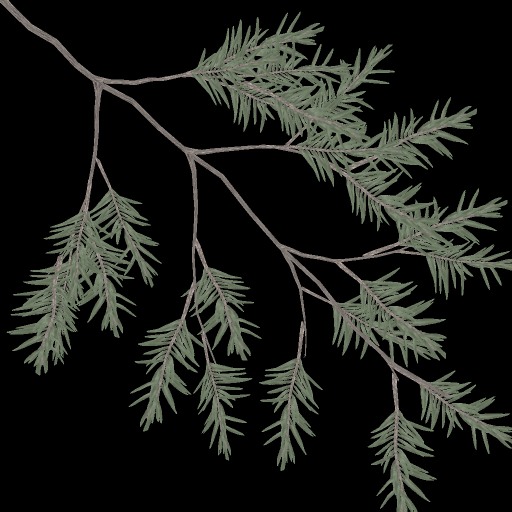
#> input picture assets/trees/authored_pine_albedo.png, 1024 x 1024 px, found by its file name (shown at 1/2 size)
$ python twig_part.py
#> lines starting #> are read from the running program, lines starting #| are printed output that depends on the picture; after the words box and inside, x2 and y2 are one past the last pixel; in counts of white or black regions, pixels touching at a corner belong together
#!/usr/bin/env python3
"""Bake the opaque twig part: the needle texture's alpha silhouette as
triangles, in the texture's own UV space.

Every crown frond of the three fir archetypes maps the whole of
authored_pine_albedo.png onto a bent eight-triangle card. This part is that
same twig as real geometry: tree_assets.rs places one copy per frond (136 per
tree) by mapping each part vertex from UV space onto its card, so the crown
needs no alpha test (SIDEWAYS_TREE_CROWN=opaque).

Output: assets/meshes/pine_twig_part.kmesh, one surface. Positions are
(u, v, 0), UVs are (u, v), normals +Z. Needs numpy, opencv-python, shapely>=2.1.

    python3 games/sideways/tools/twig_part.py            # default fidelity
    python3 games/sideways/tools/twig_part.py --res 512 --eps 1.2
"""
import argparse, struct
from pathlib import Path

import cv2
import numpy as np
import shapely
from shapely.geometry import Polygon
from shapely.validation import make_valid

GAME = Path(__file__).resolve().parents[1]
CUTOFF = 0.42  # raster.wgsl alpha_cut for the crown (view.extra.x)


def polygons(alpha, res, eps, cut=CUTOFF):
    """Opaque region of the alpha mask at `res`, as simplified polygons with
    holes, in pixel units of `res` (pixel i spans [i, i+1])."""
    a = cv2.resize(alpha.astype(np.float32) / 255.0, (res, res), interpolation=cv2.INTER_AREA)
    mask = (a >= cut).astype(np.uint8)
    contours, hierarchy = cv2.findContours(mask, cv2.RETR_CCOMP, cv2.CHAIN_APPROX_NONE)
    hierarchy = hierarchy[0]
    out = []
    ring = lambda c: cv2.approxPolyDP(c, eps, True)[:, 0, :].astype(np.float64) + 0.5
    for i, c in enumerate(contours):
        if hierarchy[i][3] != -1:
            continue
        shell = ring(c)
        if len(shell) < 3:
            continue
        holes, j = [], hierarchy[i][2]
        while j != -1:
            h = ring(contours[j])
            if len(h) >= 3:
                holes.append(h)
            j = hierarchy[j][0]
        geometry = make_valid(Polygon(shell, holes))
        for part in shapely.get_parts(geometry):
            pieces = [part] if part.geom_type == "Polygon" else list(getattr(part, "geoms", []))
            out += [p for p in pieces if p.geom_type == "Polygon" and p.area > 0.25]
    return mask, out


def triangulate(polys):
    tris = []
    for p in polys:
        for t in shapely.get_parts(shapely.constrained_delaunay_triangles(p)):
            tris.append(np.array(t.exterior.coords[:3]))
    return np.array(tris)


def coverage(mask, tris):
    r = np.zeros_like(mask)
    for t in tris:
        cv2.fillPoly(r, [np.round(t - 0.5).astype(np.int32)], 1)
    iou = (r & mask).sum() / max((r | mask).sum(), 1)
    return iou, r.sum() / max(mask.sum(), 1)


def write_kmesh(path, name, positions, normals, uvs, indices):
    b = bytearray(b"KMSH") + struct.pack("<I", 1)
    n = name.encode()
    b += struct.pack("<I", len(n)) + n + struct.pack("<II", len(positions), len(indices))
    b += np.asarray(positions, "<f4").tobytes() + np.asarray(normals, "<f4").tobytes()
    b += np.asarray(uvs, "<f4").tobytes() + np.asarray(indices, "<u4").tobytes()
    Path(path).write_bytes(bytes(b))


def main():
    ap = argparse.ArgumentParser(description=__doc__, formatter_class=argparse.RawDescriptionHelpFormatter)
    ap.add_argument("--res", type=int, default=384, help="mask resolution the silhouette is traced at")
    ap.add_argument("--eps", type=float, default=1.0, help="outline simplification, pixels at --res")
    ap.add_argument("--cut", type=float, default=0.3,
                    help="threshold on the area-averaged alpha at --res; below the card cutoff "
                         "keeps needles thinner than a --res texel")
    ap.add_argument("--out", default=str(GAME / "assets/meshes/pine_twig_part.kmesh"))
    args = ap.parse_args()
    image = cv2.imread(str(GAME / "assets/trees/authored_pine_albedo.png"), cv2.IMREAD_UNCHANGED)
#> image is the input picture: shape (1024, 1024, 4); mean B, G, R, A 24.2, 28.4, 26.6, 55.9
    mask, polys = polygons(image[:, :, 3], args.res, args.eps, args.cut)
#> in polygons, `a = cv2.resize(alpha.astype(np.float32) / 255.0, (res, res), interpola..`:
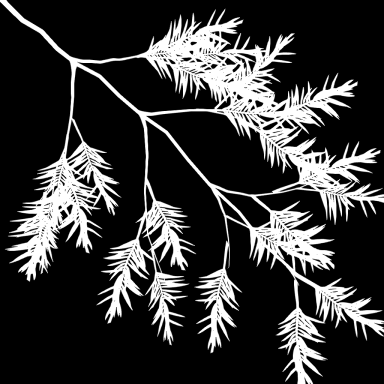
#> a: shape (384, 384) float32; min 0, max 1, mean 0.219
#> in polygons, `mask = (a >= cut).astype(np.uint8)`:
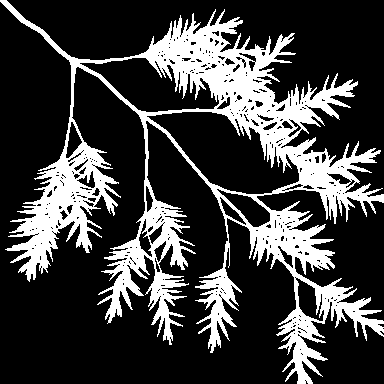
#> mask: shape (384, 384); values 0 (black) and 1 (white), 24.5% white; 1 white region
#> in polygons, `contours, hierarchy = cv2.findContours(mask, cv2.RETR_CCOMP, cv2.CHAIN..`: contours = 391 contours, 338 with area under 20; largest, box (x1, y1, x2, y2) and area: (0, 0, 384, 384) 47300, (146, 111, 300, 195) 6770, (79, 57, 220, 113) 4078, (216, 188, 271, 228) 847, (295, 277, 325, 322) 700
#> the loop in polygons, `for i, c in enumerate(contours):` made 391 passes
#> c on passes 2 to 4: [[304, 380], [305, 379], [306, 380], [305, 381]], [[301, 354], [302, 353], [303, 354], [302, 355]], [[300, 353], [301, 352], [302, 353], [301, 354]]
#> after the loop in polygons, `for i, c in enumerate(contours):`: out = 2 items
#> polys = 2 items
    tris = triangulate(polys)
#> the loop in triangulate, `for p in polys:` made 2 passes
#> after the loop in triangulate, `for p in polys:`: tris = 1937 items
    iou, ratio = coverage(mask, tris)
#> in coverage, `r = np.zeros_like(mask)`: r: shape (384, 384); every value is 0
#> the loop in coverage, `for t in tris:` made 1937 passes
#> t on passes 1 to 3: [[68.5, 164.5], [56.5, 167.5], [62.5, 173.5]], [[69.5, 166.5], [62.5, 173.5], [64.5, 175.5]], [[60.5, 158.5], [67.5, 161.5], [66.5, 158.5]]
#> after the loop in coverage, `for t in tris:`:
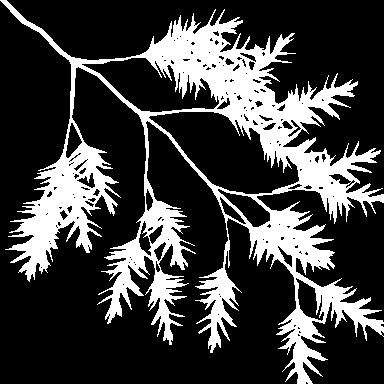
#> r: shape (384, 384); values 0 (black) and 1 (white), 24.9% white; 1 white region, box (x1, y1, x2, y2) and area: (0, 0, 384, 384) 36650
#> in coverage, `iou = (r & mask).sum() / max((r | mask).sum(), 1)`: iou = 0.911
#> iou = 0.911; ratio = 1.02
    # Weld identical corners so the part is indexed.
    flat = np.round(tris.reshape(-1, 2), 6)
#> flat = 5811 pairs, first value 0.5 to 383.5, second value 0.5 to 383.5
    unique, index = np.unique(flat, axis=0, return_inverse=True)
#> unique = 1666 pairs, first value 0.5 to 383.5, second value 0.5 to 383.5; index = 5811 values, max 1665 at index 1135, min 0 at index 1604, mean 823.8
    uv = unique / args.res
#> uv = 1666 pairs, first value 0.0013 to 0.999, second value 0.0013 to 0.999
    positions = np.c_[uv, np.zeros(len(uv))]
#> positions = 1666 rows, first 8: [0.0013, 0.0013, 0], [0.0143, 0.65, 0], [0.0169, 0.0013, 0], [0.0221, 0.616, 0], [0.0247, 0.605, 0], [0.0273, 0.577, 0], [0.0273, 0.684, 0], [0.0299, 0.647, 0]
    normals = np.tile([0.0, 0.0, 1.0], (len(uv), 1))
#> normals = 1666 rows, first 8: [0, 0, 1], [0, 0, 1], [0, 0, 1], [0, 0, 1], [0, 0, 1], [0, 0, 1], [0, 0, 1], [0, 0, 1]
    indices = index.reshape(-1).astype(np.uint32)
#> indices has the same summary as index
    # Consistent winding: +Z facing in UV space (v grows downwards).
    t = uv[indices.reshape(-1, 3)]
    e1, e2 = t[:, 1] - t[:, 0], t[:, 2] - t[:, 0]
#> e1 = 1937 pairs, first value -0.0651 to 0.0677, second value -0.0755 to 0.107; e2 = 1937 pairs, first value -0.0755 to 0.0859, second value -0.133 to 0.0833
    flip = e1[:, 0] * e2[:, 1] - e1[:, 1] * e2[:, 0] < 0
    tri = indices.reshape(-1, 3)
#> tri = 1937 rows, first 8: [157, 118, 142], [161, 142, 149], [138, 155, 152], [160, 155, 157], [179, 149, 180], [171, 178, 177], [228, 194, 203], [190, 194, 178]
    tri[flip] = tri[flip][:, [0, 2, 1]]
    write_kmesh(args.out, "pine_twig_part", positions, normals, uv, tri.reshape(-1))
    print(f"{args.out}: {len(tri)} triangles, {len(uv)} vertices; silhouette IoU {iou:.3f}, "
          f"area ratio {ratio:.3f} at {args.res}px, eps {args.eps}")
#| games/sideways/assets/meshes/pine_twig_part.kmesh: 1937 triangles, 1666 vertices; silhouette IoU 0.911, area ratio 1.015 at 384px, eps 1.0


if __name__ == "__main__":
    main()

$ run again, with assets/trees/impostor_albedo.png copied over assets/trees/authored_pine_albedo.png
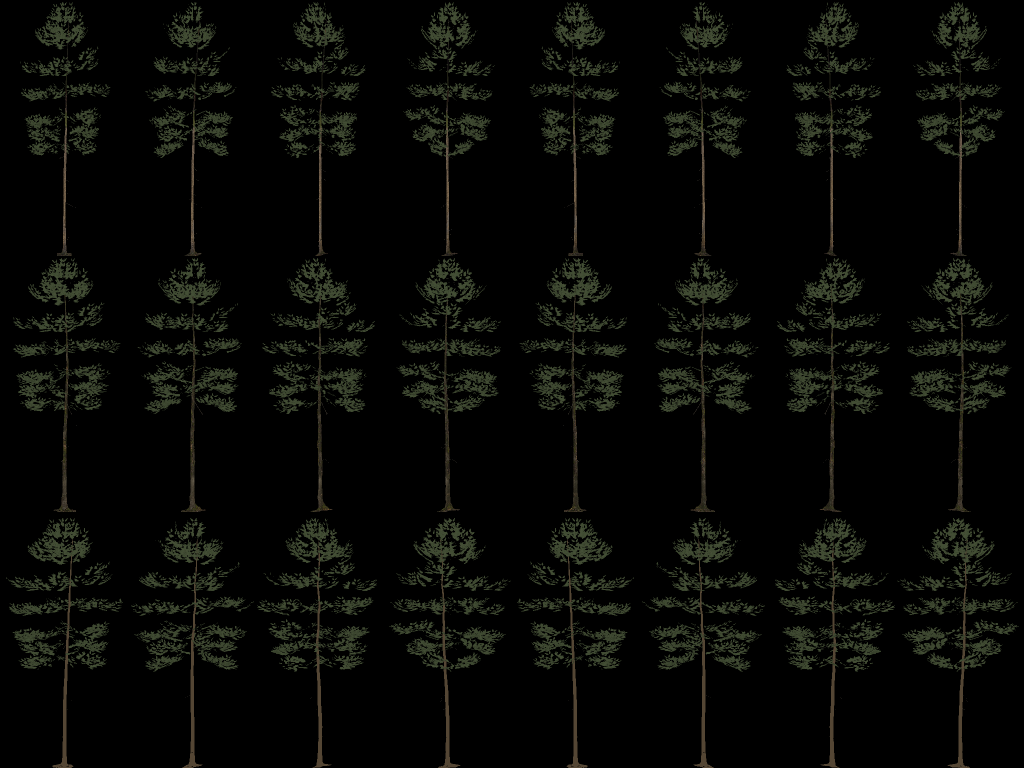
#> input picture assets/trees/impostor_albedo.png, 2048 x 1536 px, found by its file name (shown at 1/2 size)
#> in main, image is the input picture: shape (1536, 2048, 4); mean B, G, R, A 5.9, 8.7, 7.8, 32.5
#> in polygons, `mask = (a >= cut).astype(np.uint8)`:
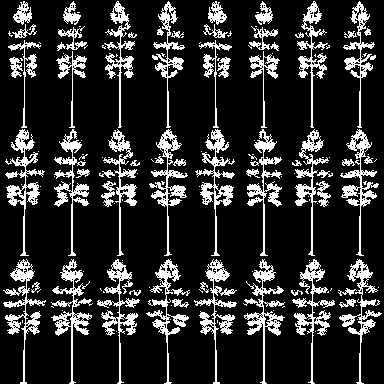
#> mask: shape (384, 384); values 0 (black) and 1 (white), 17.7% white; 166 white regions (104 under 20 px)
#> contours = 1106 contours, 1018 with area under 20; largest, box (x1, y1, x2, y2) and area: (243, 259, 285, 384) 996, (51, 259, 93, 384) 996, (195, 129, 235, 256) 990, (5, 129, 45, 256) 990, (194, 259, 237, 384) 930
#> the loop in polygons, `for i, c in enumerate(contours):` made 1106 passes
#> (c, shell) on passes 1 to 3: ([[315, 331]], [[315.5, 331.5]]), ([[116, 331]], [[116.5, 331.5]]), ([[217, 320], [217, 321], [217, 322], [217, 321]], [[217.5, 320.5], [217.5, 322.5]])
#> after the loop in polygons, `for i, c in enumerate(contours):`: out = 298 items
#> after the loop in triangulate, `for p in polys:`: tris = 4332 items
#> the loop in coverage, `for t in tris:` made 4332 passes
#> t on passes 1 to 3: [[349.5, 304.5], [353.5, 306.5], [355.5, 300.5]], [[355.5, 300.5], [345.5, 299.5], [347.5, 301.5]], [[346.5, 305.5], [342.5, 302.5], [343.5, 304.5]]
#> after the loop in coverage, `for t in tris:`:
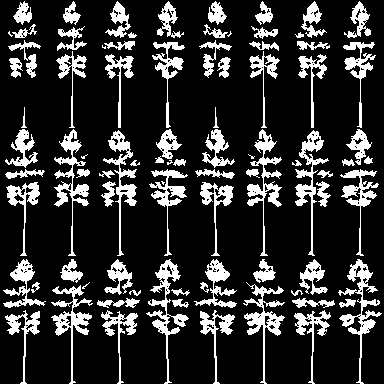
#> r: shape (384, 384); values 0 (black) and 1 (white), 18.9% white; 86 white regions (8 under 20 px), largest, box (x1, y1, x2, y2) and area: (338, 259, 382, 384) 1165, (146, 259, 189, 384) 1082, (247, 129, 282, 256) 1079
#> in coverage, `iou = (r & mask).sum() / max((r | mask).sum(), 1)`: iou = 0.813
#> in main, `iou, ratio = coverage(mask, tris)`: ratio = 1.07
#> flat = 12996 pairs, first value 3.5 to 381.5, second value 1.5 to 383.5
#> unique = 4491 pairs, first value 3.5 to 381.5, second value 1.5 to 383.5; index = 12996 values, max 4490 at index 568, min 0 at index 4444, mean 2242
#> uv = 4491 pairs, first value 0.00911 to 0.993, second value 0.00391 to 0.999
#> indices has the same summary as index
#> e1 = 4332 pairs, first value -0.0312 to 0.0286, second value -0.138 to 0.156; e2 = 4332 pairs, first value -0.0312 to 0.0312, second value -0.151 to 0.154
#| games/sideways/assets/meshes/pine_twig_part.kmesh: 4332 triangles, 4491 vertices; silhouette IoU 0.813, area ratio 1.066 at 384px, eps 1.0

$ run again, with assets/trees/impostor_normal.png copied over assets/trees/authored_pine_albedo.png
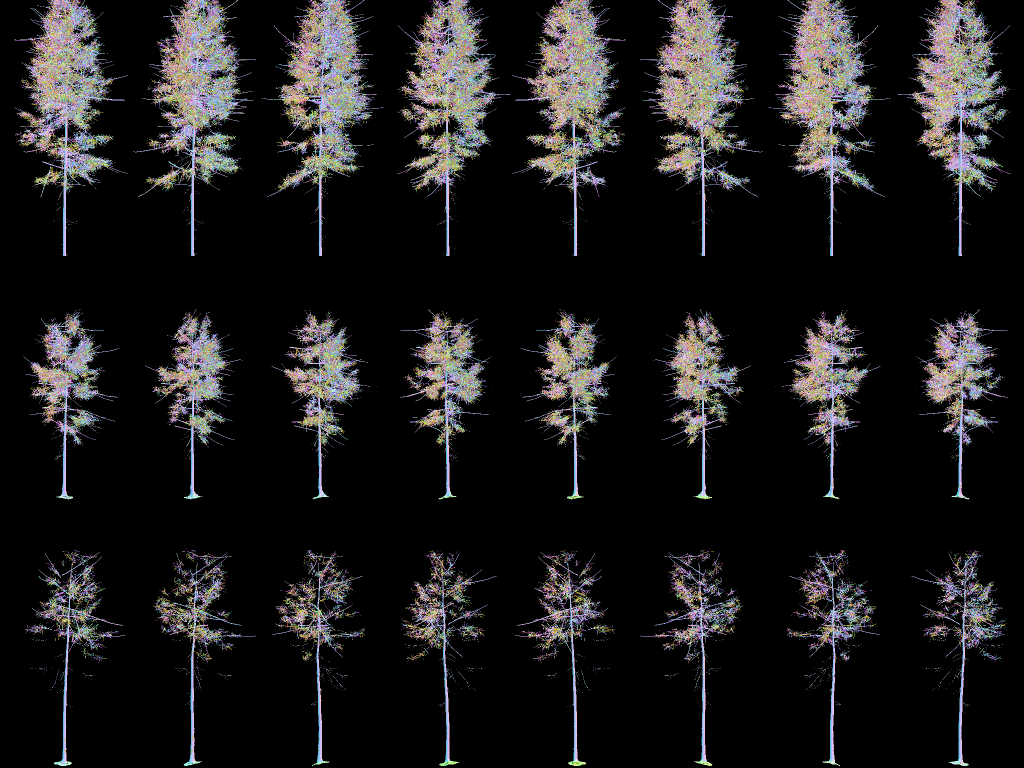
#> input picture assets/trees/impostor_normal.png, 2048 x 1536 px, found by its file name (shown at 1/2 size)
#> in main, image is the input picture: shape (1536, 2048, 4); mean B, G, R, A 28.3, 27.9, 29, 41.2
#> in polygons, `mask = (a >= cut).astype(np.uint8)`:
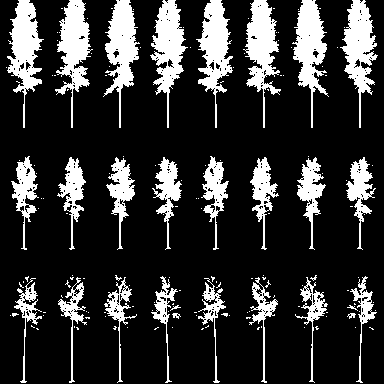
#> mask: shape (384, 384); values 0 (black) and 1 (white), 20% white; 158 white regions (130 under 20 px)
#> contours = 564 contours, 518 with area under 20; largest, box (x1, y1, x2, y2) and area: (340, 0, 378, 128) 1898, (150, 0, 188, 128) 1898, (292, 0, 329, 128) 1894, (103, 0, 140, 128) 1894, (243, 0, 281, 128) 1892
#> the loop in polygons, `for i, c in enumerate(contours):` made 564 passes
#> (c, shell) on passes 1, 2, 4: ([[202, 328], [201, 329], [202, 329], [203, 328]], [[203.5, 328.5], [201.5, 329.5]]), ([[36, 328], [37, 329], [38, 329], [37, 328]], [[36.5, 328.5], [38.5, 329.5]]), ([[355, 327]], [[355.5, 327.5]])
#> after the loop in polygons, `for i, c in enumerate(contours):`: out = 77 items
#> the loop in triangulate, `for p in polys:` made 77 passes
#> after the loop in triangulate, `for p in polys:`: tris = 2454 items
#> the loop in coverage, `for t in tris:` made 2454 passes
#> t on passes 1 to 3: [[316.5, 326.5], [315.5, 327.5], [317.5, 329.5]], [[317.5, 329.5], [318.5, 328.5], [316.5, 326.5]], [[115.5, 327.5], [113.5, 328.5], [115.5, 329.5]]
#> after the loop in coverage, `for t in tris:`:
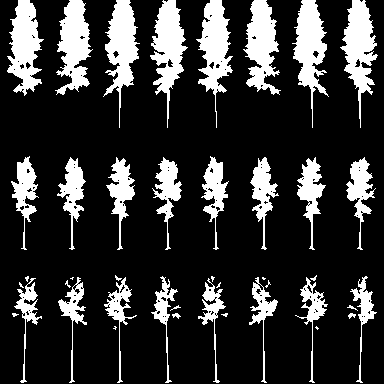
#> r: shape (384, 384); values 0 (black) and 1 (white), 20.3% white; 42 white regions (15 under 20 px), largest, box (x1, y1, x2, y2) and area: (150, 0, 188, 128) 2133, (340, 0, 378, 128) 2126, (292, 0, 329, 128) 2077
#> in coverage, `iou = (r & mask).sum() / max((r | mask).sum(), 1)`: iou = 0.895
#> in main, `iou, ratio = coverage(mask, tris)`: ratio = 1.01
#> flat = 7362 pairs, first value 7.5 to 377.5, second value 0.5 to 382.5
#> unique = 2389 pairs, first value 7.5 to 377.5, second value 0.5 to 382.5; index = 7362 values, max 2388 at index 4631, min 0 at index 7031, mean 1190.2
#> uv = 2389 pairs, first value 0.0195 to 0.983, second value 0.0013 to 0.996
#> positions = 2389 rows, first 8: [0.0195, 0.147, 0], [0.0195, 0.184, 0], [0.0221, 0.189, 0], [0.0247, 0.0846, 0], [0.0247, 0.113, 0], [0.0247, 0.171, 0], [0.0273, 0.0508, 0], [0.0273, 0.111, 0]
#> normals = 2389 rows, first 8: [0, 0, 1], [0, 0, 1], [0, 0, 1], [0, 0, 1], [0, 0, 1], [0, 0, 1], [0, 0, 1], [0, 0, 1]
#> indices has the same summary as index
#> e1 = 2454 pairs, first value -0.0599 to 0.0599, second value -0.161 to 0.146; e2 = 2454 pairs, first value -0.0599 to 0.0599, second value -0.148 to 0.146
#> tri = 2454 rows, first 8: [1995, 1984, 2006], [2006, 2021, 1995], [710, 688, 711], [726, 700, 710], [710, 711, 726], [2142, 2159, 2165], [2142, 2132, 2117], [2117, 2124, 2142]
#| games/sideways/assets/meshes/pine_twig_part.kmesh: 2454 triangles, 2389 vertices; silhouette IoU 0.895, area ratio 1.014 at 384px, eps 1.0
